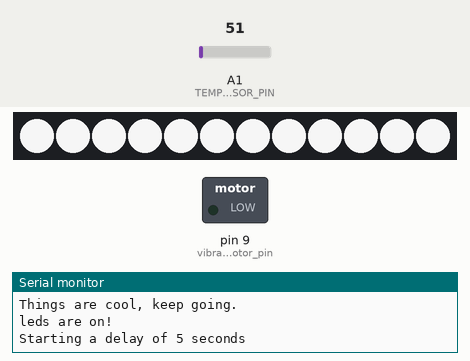
Simulated run of this sketch. Board: Arduino Uno, built with avr-gcc and run on an emulated ATmega328P. Parts: 12 RGB LEDs in strip order, left to right, switched loads named in the sketch (green lamp = pin HIGH), the last lines printed to the serial monitor. Inputs (shaded band) come from the test bench; at power-on: A1 (TEMPRATURE_SENSOR_PIN) = 51. Random numbers use the default seed unless the sketch sets one.

Above: at 6.3 s.
6.4 s: A1 (TEMPRATURE_SENSOR_PIN) set to 63
12.0 s: A1 (TEMPRATURE_SENSOR_PIN) set to 77
At 16.7 s:
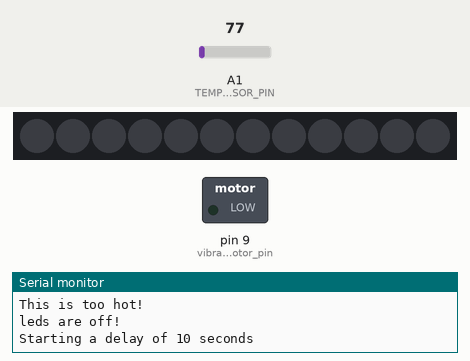
17.6 s: A1 (TEMPRATURE_SENSOR_PIN) set to 71
At 26.4 s:
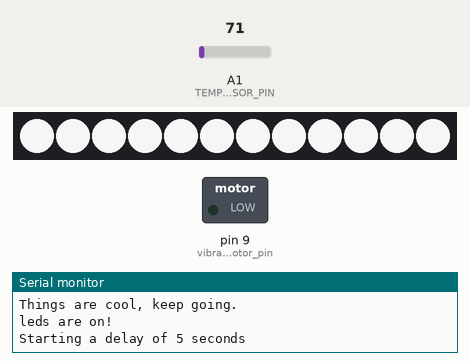
26.7 s: A1 (TEMPRATURE_SENSOR_PIN) set to 86
At 31.0 s:
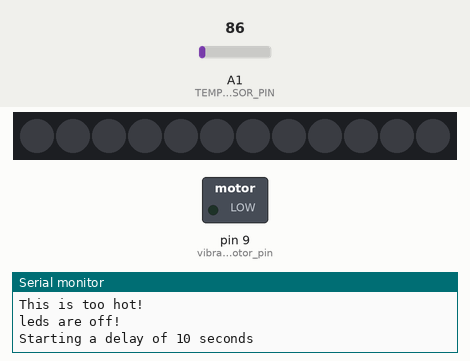
Timing chart, 0 to 32.5 s (numbered marks = the images above; inputs shaded):
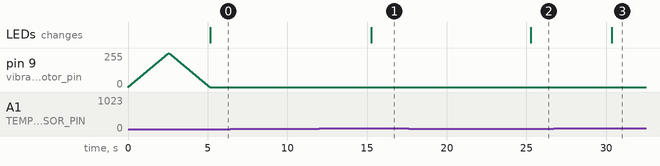

The sketch:

light_in_a_vase.ino
```cpp
#include <Arduino.h>
#include <FastLED.h>

#include "hardware_conf.h"
#include "leds.h"
#include "thermometer.h"
#include "vibration_motor.h"
#include "utils.h"


void setup() {
  Serial.begin(9600);
  Serial.print("setup started!\n");
  initialize_leds();
  good_vibes();
  Serial.print("setup ended, starting loop!\n");
}

void loop() {
  float temprature = read_temprature_celsius();
  if (temprature > too_hot){
    Serial.print("This is too hot!\n");
    leds_off();
    verbose_delay(cooldown_period_miliseconds);
  } else {
    Serial.print("Things are cool, keep going.\n");
    leds_on();
    verbose_delay(temp_monitor_cycle_period_miliseconds);
  }
}
```

hardware_conf.h
```cpp
// Leds HW definitions:
#define LEDS_DATA_PIN 7
#define NUM_LEDS 12

// Thermometer HW definitions:
#define TEMPRATURE_SENSOR_PIN A1 /* LM35 O/P pin */
const int cooldown_period_miliseconds = 10 * 1000;
const int temp_monitor_cycle_period_miliseconds = 5 * 1000;
const float too_hot = 35.0;

// vibration motor HW definitions:
const int vibration_motor_pin = 9;
// const int wake_up_period_miliseconds = 3 * 1000;
```

leds.cpp
```cpp
#include <Arduino.h>
#include <FastLED.h>
#include "hardware_conf.h"

CRGB leds[NUM_LEDS];

void initialize_leds(){
  Serial.print("Initializing leds...\n");
  FastLED.addLeds<WS2812, LEDS_DATA_PIN, GRB>(leds, NUM_LEDS);
  Serial.print("leds are initialized!\n");
}

void leds_on(){
  for (int i = 0; i < NUM_LEDS; i++) {
    leds[i] = CRGB(225, 225, 225);
  }
  FastLED.show();
  Serial.print("leds are on!\n");
}

void leds_off(){
    for (int i = 0; i < NUM_LEDS; i++) {
    leds[i] = CRGB(0, 0, 0);
  }
  FastLED.show();
  Serial.print("leds are off!\n");
}
```

leds.h
```cpp
void initialize_leds();
void leds_on();
void leds_off();
```

thermometer.cpp
```cpp
#include <Arduino.h>
#include "hardware_conf.h"

void report_temprature(float temp_celsius){
  Serial.print("Temprature measured: ");
  Serial.print(temp_celsius);
  Serial.print(" Celsius\n");
}

float dummy_read_temprature_celsius(){
  float temp = random(30, 40);
  report_temprature(temp);
  return temp;
}

float read_temprature_celsius(){
  int temp_adc_val;
  float temp_val;
  temp_adc_val = analogRead(TEMPRATURE_SENSOR_PIN);  /* Read Temperature */
  temp_val = (temp_adc_val * 4.88);      /* Convert adc value to equivalent voltage */
  temp_val = (temp_val/10);  /* LM35 gives output of 10mv/°C */
  report_temprature(temp_val);
  return temp_val;
}
```

thermometer.h
```cpp
float read_temprature_celsius();
```

utils.cpp
```cpp
#include <Arduino.h>

void verbose_delay(int delay_period_miliseconds){
  Serial.print("Starting a delay of ");
  Serial.print(delay_period_miliseconds/1000);
  Serial.print(" seconds\n");
  delay(delay_period_miliseconds);
}
```

utils.h
```cpp
void verbose_delay(int delay_period_miliseconds);
```

vibration_motor.cpp
```cpp
#include <Arduino.h>

#include "hardware_conf.h"
#include "utils.h"

void initialize_vibrations(){
  pinMode(vibration_motor_pin, OUTPUT);

}

void good_vibes(){
    // Gradually increase vibration intensity
    for (int intensity = 0; intensity <= 255; intensity++) {
        analogWrite(vibration_motor_pin, intensity);  // Set the PWM value
        delay(10);  // Delay to control the speed of intensity change
    }

    // Gradually decrease vibration intensity
    for (int intensity = 255; intensity >= 0; intensity--) {
        analogWrite(vibration_motor_pin, intensity);  // Set the PWM value
        delay(10);  // Delay to control the speed of intensity change
    }

}
```

vibration_motor.h
```cpp
void initialize_vibrations();
void good_vibes();
```

Measured:
- the behaviour switches between 71 and 72 on A1 (TEMPRATURE_SENSOR_PIN) (found by bisection; images 0 and 1)
- after the input at 12.0 s, the LEDs: change after 3.3 s (image 1)
- after the input at 17.6 s, the LEDs: change after 7.7 s (image 2)
- after the input at 26.7 s, the LEDs: change after 3.7 s (image 3)
